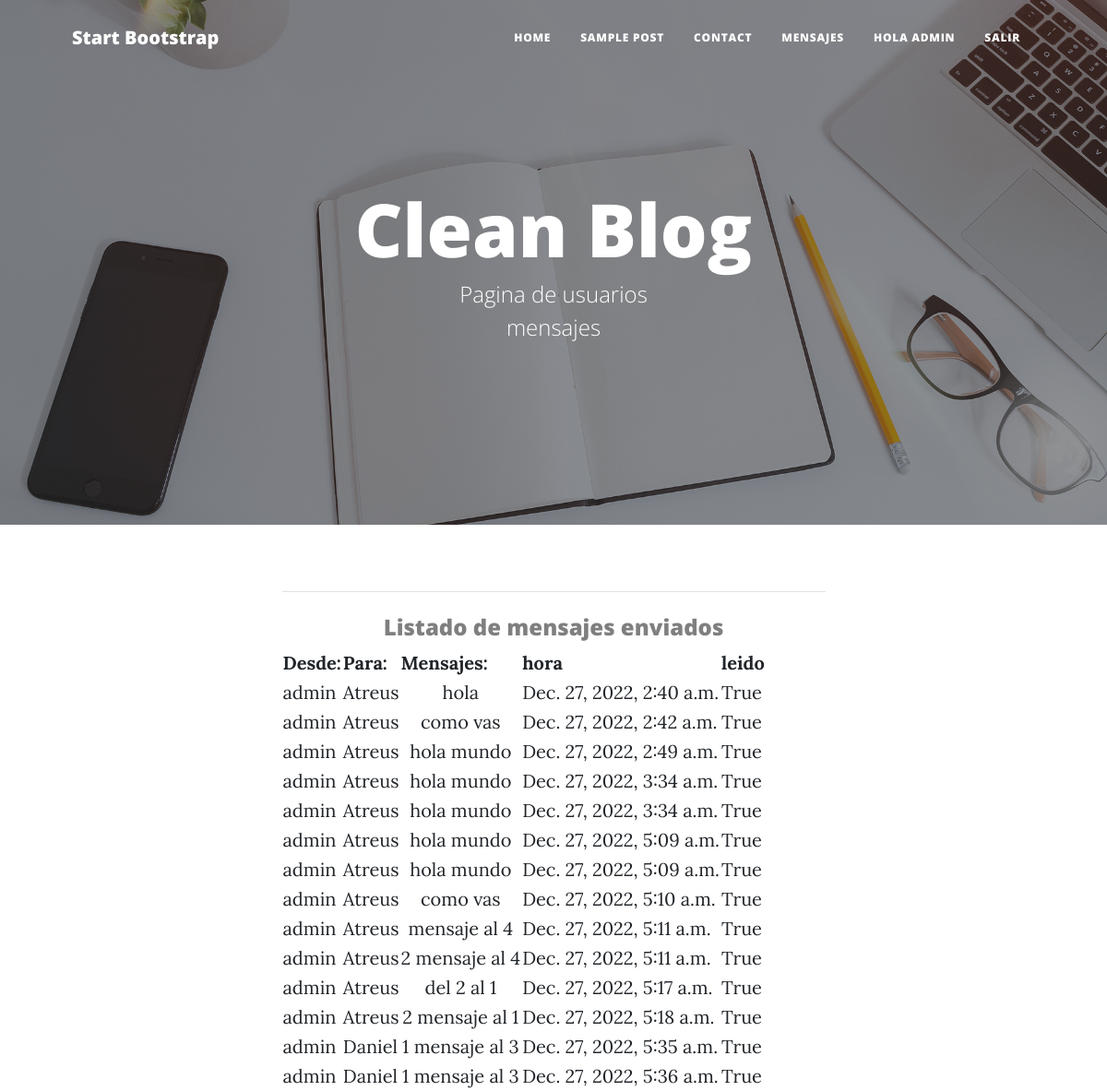
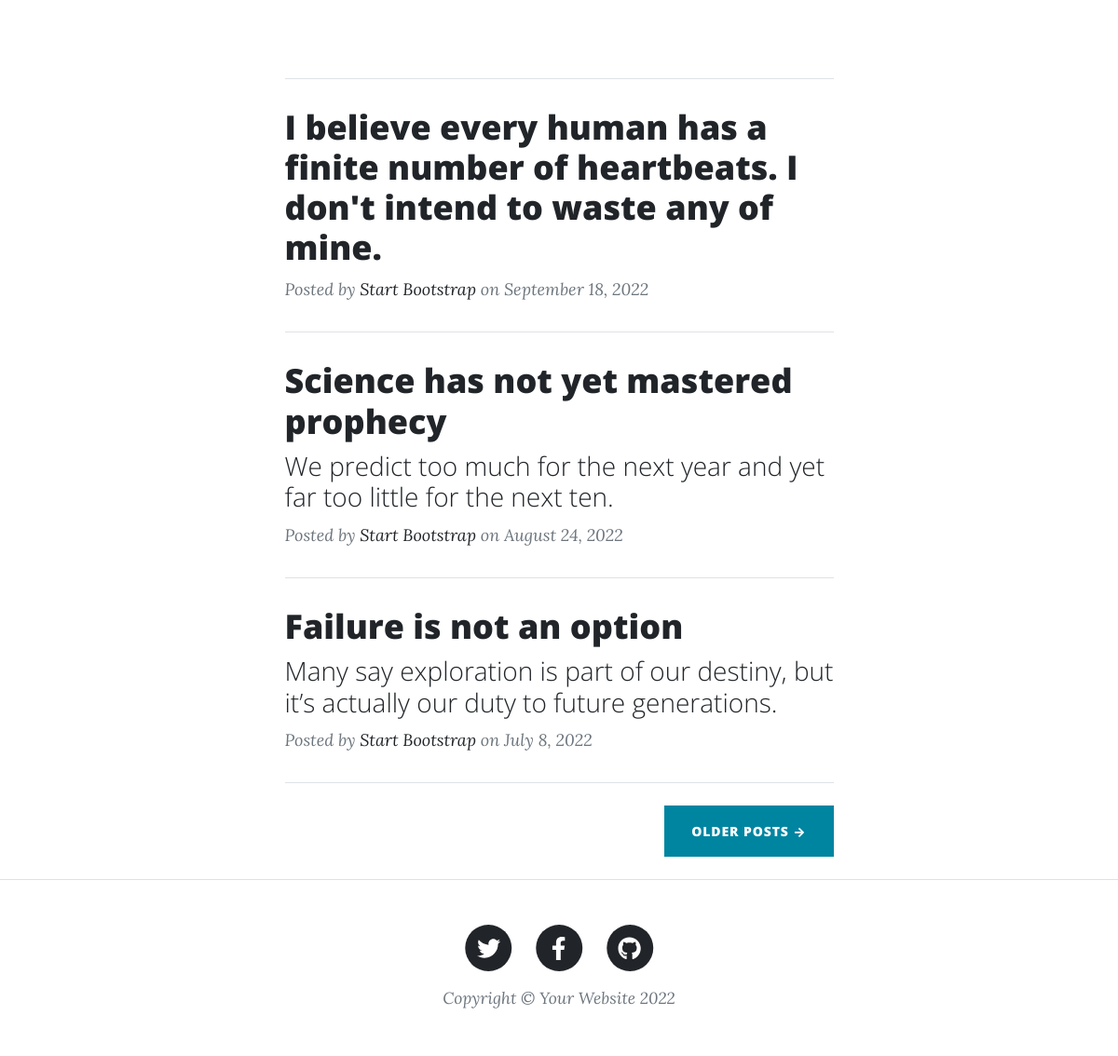
/mensajeria/enviadoMensaje (signed in), run on the app's committed database (2 pictures, top to bottom).
### mensajeria/models.py (models this page shows)
class Mensaje(models.Model):
    enviar = models.ForeignKey(User, on_delete=models.CASCADE, related_name='sender')
    recibir = models.ForeignKey(User, on_delete=models.CASCADE, related_name='receiver')
    mensaje = models.TextField(max_length=5000)
    a_quehora = models.DateTimeField(auto_now_add=True)
    leido = models.BooleanField(default=False)
    def __str__(self):
        return  str(self.leido) + " "+ self.mensaje + " "+ str(self.a_quehora)

### mensajeria/views.py (the view)
# urls.py: path("enviadoMensaje", enviadoMensaje , name = "enviadoMensaje"),
def enviadoMensaje(request):
    usuario = request.user
    herram = Mensaje.objects.filter(enviar = usuario)
    print(herram)
    return render(request, "enviadoMensaje.html", {"mensajes": herram})

### mensajeria/templates/enviadoMensaje.html
{% extends "user.html" %}
{% load static %}
{% block benvenuti %}
<span class="subheading">mensajes</span>
{% endblock %}
{% block mensaje %}
<h4 class="text-black-50" style="text-align: center;">Listado de mensajes enviados</h4>
<table >
    <tr>
        <th>Desde:         </th>
        <th>Para:       </th>
        <th>Mensajes:   </th>
        <th>hora        </th>
        <th>leido       </th>
    </tr>
    {% for indice in mensajes %}
    <tr>
        <td>{{ indice.enviar }}</td>
        <td> {{ indice.recibir }}</td>
        <td style="text-align: center;">{{ indice.mensaje }}</td>
        <td>{{ indice.a_quehora }}</td>
        <td>{{ indice.leido }}</td>
    </tr>
    {% endfor %}
</table>
<br>
<br>
{% endblock %}

### usuarios/templates/user.html (shortened to what this page needs)
<!DOCTYPE html>
<html lang="en">
    <head>
        {% load static %}
        <link href="{% static 'css/styles.css' %}" rel="stylesheet" />
    </head>
    <body>
        <nav class="navbar navbar-expand-lg navbar-light" id="mainNav">
            <div class="container px-4 px-lg-5">
                <a class="navbar-brand" href="{% url 'inicio' %}">Start Bootstrap</a>
                <div class="collapse navbar-collapse" id="navbarResponsive">
                    <ul class="navbar-nav ms-auto py-4 py-lg-0">
                        <li class="nav-item"><a class="nav-link px-lg-3 py-3 py-lg-4" href="{% url 'user' %}">Home</a></li>
                        {% if user.is_authenticated %}
                        <li class="nav-item"><a class="nav-link px-lg-3 py-3 py-lg-4" href="post.html">Sample Post</a></li>
                        <li class="nav-item"><a class="nav-link px-lg-3 py-3 py-lg-4" href="contact.html">Contact</a></li>
                        <li class="nav-item"><a class="nav-link px-lg-3 py-3 py-lg-4" href="{% url 'mensajeUsuarios' %}">mensajes</a></li>
                        <li class="nav-item"><a class="nav-link px-lg-3 py-3 py-lg-4" href="{% url 'user' %}">Hola {{ user.username }}</a></li>
                        <li class="nav-item"><a class="nav-link px-lg-3 py-3 py-lg-4" href="{% url 'logout' %}">Salir</a></li>
                        {% else %}
                        <li class="nav-item"><a class="nav-link px-lg-3 py-3 py-lg-4" href="{% url 'login' %}">login</a></li>
                        <li class="nav-item"><a class="nav-link px-lg-3 py-3 py-lg-4" href="{% url 'register' %}">Registrarse</a></li>
                        {% endif %}
                    </ul>
                </div>
            </div>
        </nav>
        <header class="masthead" style="background-image: url('assets/img/home-bg.jpg')">
            <div class="container position-relative px-4 px-lg-5">
                <div class="row gx-4 gx-lg-5 justify-content-center">
                    <div class="col-md-10 col-lg-8 col-xl-7">
                        <div class="site-heading">
                            <h1>Clean Blog</h1>
                            <span class="subheading">Pagina de usuarios</span>
                            {% block benvenuti %}
                            {% endblock %}
                        </div>
                    </div>
                </div>
            </div>
        </header>
        <div class="container px-4 px-lg-5">
            <div class="row gx-4 gx-lg-5 justify-content-center">
                <div class="col-md-10 col-lg-8 col-xl-7">
                    <hr class="my-4" />
                    <div class="post-preview">
                        {% block mensaje %}
                        {% endblock %}
                    </div>
                    <hr class="my-4" />
                    <div class="post-preview">
                        <a href="post.html"><h2 class="post-title">I believe every human has a finite number of heartbeats. I don't intend to waste any of mine.</h2></a>
                        <p class="post-meta">
                            Posted by
                            <a href="#!">Start Bootstrap</a>
                            on September 18, 2022
                        </p>
                    </div>
                    <hr class="my-4" />
                    <div class="post-preview">
                        <a href="post.html">
                            <h2 class="post-title">Science has not yet mastered prophecy</h2>
                            <h3 class="post-subtitle">We predict too much for the next year and yet far too little for the next ten.</h3>
                        </a>
                        <p class="post-meta">
                            Posted by
                            <a href="#!">Start Bootstrap</a>
                            on August 24, 2022
                        </p>
                    </div>
                    <hr class="my-4" />
                    <div class="post-preview">
                        <a href="post.html">
                            <h2 class="post-title">Failure is not an option</h2>
                            <h3 class="post-subtitle">Many say exploration is part of our destiny, but it’s actually our duty to future generations.</h3>
                        </a>
                        <p class="post-meta">
                            Posted by
                            <a href="#!">Start Bootstrap</a>
                            on July 8, 2022
                        </p>
                    </div>
                    <hr class="my-4" />
                    <div class="d-flex justify-content-end mb-4"><a class="btn btn-primary text-uppercase" href="#!">Older Posts →</a></div>
                </div>
            </div>
        </div>
        <footer class="border-top">
            <div class="container px-4 px-lg-5">
                <div class="row gx-4 gx-lg-5 justify-content-center">
                    <div class="col-md-10 col-lg-8 col-xl-7">
                        <ul class="list-inline text-center">
                            <li class="list-inline-item">
                                <a href="#!">
                                    <span class="fa-stack fa-lg">
                                        <i class="fas fa-circle fa-stack-2x"></i>
                                        <i class="fab fa-twitter fa-stack-1x fa-inverse"></i>
                                    </span>
                                </a>
                            </li>
                            <li class="list-inline-item">
                                <a href="#!">
                                    <span class="fa-stack fa-lg">
                                        <i class="fas fa-circle fa-stack-2x"></i>
                                        <i class="fab fa-facebook-f fa-stack-1x fa-inverse"></i>
                                    </span>
                                </a>
                            </li>
                            <li class="list-inline-item">
                                <a href="#!">
                                    <span class="fa-stack fa-lg">
                                        <i class="fas fa-circle fa-stack-2x"></i>
                                        <i class="fab fa-github fa-stack-1x fa-inverse"></i>
                                    </span>
                                </a>
                            </li>
                        </ul>
                        <div class="small text-center text-muted fst-italic">Copyright &copy; Your Website 2022</div>
                    </div>
                </div>
            </div>
        </footer>
    </body>
</html>

### data on the page
Mensaje: enviar "admin", recibir "Atreus", mensaje "hola", a_quehora "Dec. 27, 2022, 2:40 a.m.", leido "True"
Mensaje: enviar "admin", recibir "Atreus", mensaje "como vas", a_quehora "Dec. 27, 2022, 2:42 a.m.", leido "True"
Mensaje: enviar "admin", recibir "Atreus", mensaje "hola mundo", a_quehora "Dec. 27, 2022, 2:49 a.m.", leido "True"
Mensaje: enviar "admin", recibir "Atreus", mensaje "hola mundo", a_quehora "Dec. 27, 2022, 3:34 a.m.", leido "True"
Mensaje: enviar "admin", recibir "Atreus", mensaje "hola mundo", a_quehora "Dec. 27, 2022, 3:34 a.m.", leido "True"
Mensaje: enviar "admin", recibir "Atreus", mensaje "hola mundo", a_quehora "Dec. 27, 2022, 5:09 a.m.", leido "True"
Mensaje: enviar "admin", recibir "Atreus", mensaje "hola mundo", a_quehora "Dec. 27, 2022, 5:09 a.m.", leido "True"
Mensaje: enviar "admin", recibir "Atreus", mensaje "como vas", a_quehora "Dec. 27, 2022, 5:10 a.m.", leido "True"
Mensaje: enviar "admin", recibir "Atreus", mensaje "mensaje al 4", a_quehora "Dec. 27, 2022, 5:11 a.m.", leido "True"
Mensaje: enviar "admin", recibir "Atreus", mensaje "2 mensaje al 4", a_quehora "Dec. 27, 2022, 5:11 a.m.", leido "True"
Mensaje: enviar "admin", recibir "Atreus", mensaje "del 2 al 1", a_quehora "Dec. 27, 2022, 5:17 a.m.", leido "True"
Mensaje: enviar "admin", recibir "Atreus", mensaje "2 mensaje al 1", a_quehora "Dec. 27, 2022, 5:18 a.m.", leido "True"
Mensaje: enviar "admin", recibir "Daniel", mensaje "1 mensaje al 3", a_quehora "Dec. 27, 2022, 5:35 a.m.", leido "True"
Mensaje: enviar "admin", recibir "Daniel", mensaje "1 mensaje al 3", a_quehora "Dec. 27, 2022, 5:36 a.m.", leido "True"

### other printed values
{{ user.username }} "ADMIN"
